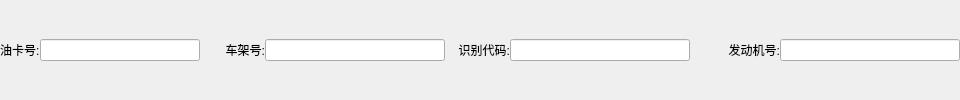
        <widget class="QWidget" name="widget_3" native="true">
         <layout class="QHBoxLayout" name="horizontalLayout_3">
          <property name="spacing">
           <number>0</number>
          </property>
          <property name="leftMargin">
           <number>0</number>
          </property>
          <property name="topMargin">
           <number>0</number>
          </property>
          <property name="rightMargin">
           <number>0</number>
          </property>
          <property name="bottomMargin">
           <number>0</number>
          </property>
          <item>
           <widget class="QLabel" name="label_9">
            <property name="minimumSize">
             <size>
              <width>40</width>
              <height>0</height>
             </size>
            </property>
            <property name="maximumSize">
             <size>
              <width>40</width>
              <height>16777215</height>
             </size>
            </property>
            <property name="text">
             <string>油卡号:</string>
            </property>
           </widget>
          </item>
          <item>
           <widget class="QLineEdit" name="lineEdit_7">
            <property name="minimumSize">
             <size>
              <width>160</width>
              <height>0</height>
             </size>
            </property>
            <property name="maximumSize">
             <size>
              <width>160</width>
              <height>16777215</height>
             </size>
            </property>
           </widget>
          </item>
          <item>
           <widget class="QLabel" name="label_10">
            <property name="minimumSize">
             <size>
              <width>65</width>
              <height>0</height>
             </size>
            </property>
            <property name="maximumSize">
             <size>
              <width>65</width>
              <height>16777215</height>
             </size>
            </property>
            <property name="text">
             <string>车架号:</string>
            </property>
            <property name="alignment">
             <set>Qt::AlignRight|Qt::AlignTrailing|Qt::AlignVCenter</set>
            </property>
           </widget>
          </item>
          <item>
           <widget class="QLineEdit" name="lineEdit_8">
            <property name="minimumSize">
             <size>
              <width>180</width>
              <height>0</height>
             </size>
            </property>
            <property name="maximumSize">
             <size>
              <width>180</width>
              <height>16777215</height>
             </size>
            </property>
           </widget>
          </item>
          <item>
           <widget class="QLabel" name="label_11">
            <property name="minimumSize">
             <size>
              <width>65</width>
              <height>0</height>
             </size>
            </property>
            <property name="maximumSize">
             <size>
              <width>65</width>
              <height>16777215</height>
             </size>
            </property>
            <property name="text">
             <string>识别代码:</string>
            </property>
            <property name="alignment">
             <set>Qt::AlignRight|Qt::AlignTrailing|Qt::AlignVCenter</set>
            </property>
           </widget>
          </item>
          <item>
           <widget class="QLineEdit" name="lineEdit_9">
            <property name="minimumSize">
             <size>
              <width>180</width>
              <height>0</height>
             </size>
            </property>
            <property name="maximumSize">
             <size>
              <width>180</width>
              <height>16777215</height>
             </size>
            </property>
           </widget>
          </item>
          <item>
           <widget class="QLabel" name="label_12">
            <property name="minimumSize">
             <size>
              <width>90</width>
              <height>0</height>
             </size>
            </property>
            <property name="maximumSize">
             <size>
              <width>90</width>
              <height>16777215</height>
             </size>
            </property>
            <property name="text">
             <string>发动机号:</string>
            </property>
            <property name="alignment">
             <set>Qt::AlignRight|Qt::AlignTrailing|Qt::AlignVCenter</set>
            </property>
           </widget>
          </item>
          <item>
           <widget class="QLineEdit" name="lineEdit_10">
            <property name="minimumSize">
             <size>
              <width>180</width>
              <height>0</height>
             </size>
            </property>
            <property name="maximumSize">
             <size>
              <width>180</width>
              <height>16777215</height>
             </size>
            </property>
           </widget>
          </item>
         </layout>
        </widget>
